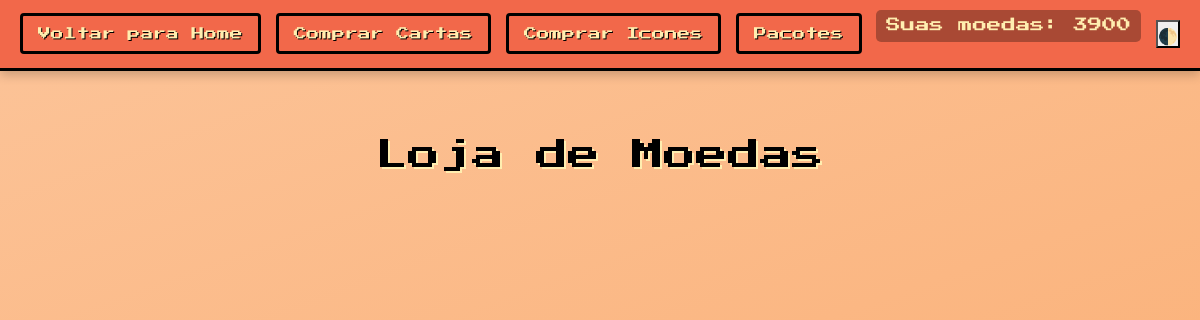
Before: /View/LojaMoedas.php (signed in) with the older database file.
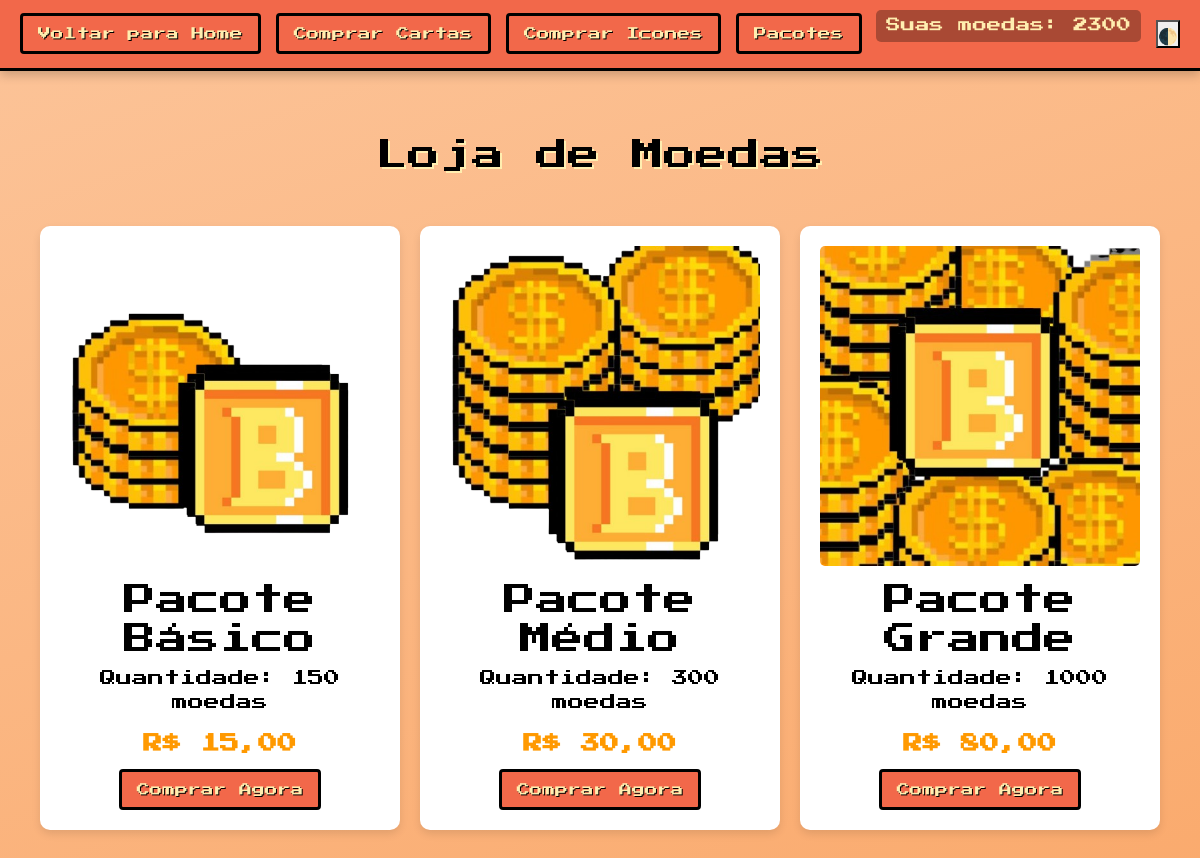
After: the same page with the newer database file.
### tables this page shows
CREATE TABLE `usuario` (
  `id` int(11) NOT NULL,
  `nome` varchar(100) NOT NULL,
  `email` varchar(200) NOT NULL,
  `senha` varchar(40) NOT NULL,
  `coin` int(11) NOT NULL DEFAULT 0,
  `id_icone_perfil` int(11) DEFAULT NULL
);

CREATE TABLE `pacotes_moedas` (
  `id_pacote` int(11) NOT NULL,
  `path` varchar(255) NOT NULL,
  `nome_pacote` varchar(100) NOT NULL,
  `quantidade_moedas` int(11) NOT NULL,
  `valor_dinheiro` decimal(10,2) NOT NULL
);

### Model/Usuario.php (called while the page is built, shortened)
<?php
class Usuario {
    private $coin;
    public function __construct($id, $nome, $email, $senha, $coin = 0) {
        $this->coin = $coin;
    }
    public function getCoin() {
        return $this->coin;
    }
}

### Model/BancoDeDados.php (called while the page is built, shortened)
<?php
class BancoDeDados
{
    private $connection;
    private function __construct($host, $user, $password, $database)
    {
        $this->host = $host;
        $this->user = $user;
        $this->password = $password;
        $this->database = $database;
        $this->connection = mysqli_connect($this->host, $this->user, $this->password, $this->database);
    }
    public function getConnection()
    {
        return $this->connection;
    }
    public function getUserById($id)
    {
        $conn = $this->getConnection();
        $sql = "SELECT id, nome, senha, email, coin FROM usuario WHERE id = " . $id;
        $result = $conn->query($sql);
        if ($result->num_rows > 0) {
            $user = $result->fetch_assoc();
        } else {
            $user = null;
        }
        return $user;
    }
public function getPacotesMoedas() {
    $conn = $this->getConnection();
    $sql = "SELECT id_pacote, path , nome_pacote, quantidade_moedas, valor_dinheiro FROM pacotes_moedas";
    $result = $conn->query($sql);
    return $result;
}
}

### Controller/ControllerUsuario.php (called while the page is built, shortened)
<?php
require_once(__DIR__ . "/../Model/BancoDeDados.php");
require_once(__DIR__ . "/../Model/Usuario.php");
class ControllerUsuario
{
    private $database;
    public function __construct()
    {
        $this->database = BancoDeDados::getInstance("127.0.0.1", "root", "", "banco");
    }
    public function readUser($id)
{
    $row = $this->database->getUserById($id);
    if ($row) {
        return new Usuario($row['id'], $row['nome'], $row['email'], $row['senha'], $row['coin']);
    }
    return null;
}
}

### View/LojaMoedas.php (the view, shortened to what this page needs)
<?php
require_once '../Model/BancoDeDados.php';
require_once '../Controller/ControllerUsuario.php';
$userController = new ControllerUsuario();
$userId = $_SESSION['id'];
$user = $userController->readUser($userId);
$banco = BancoDeDados::getInstance('localhost', 'root', '', 'banco');
$pacotes = $banco->getPacotesMoedas();
?>
<!DOCTYPE html>
<html lang="pt-br">
<head>
    <link rel="stylesheet" href="https://stackpath.bootstrapcdn.com/bootstrap/4.5.2/css/bootstrap.min.css">
    <link rel="stylesheet" href="../Assets/loja.css">
</head>
<body>
    <nav class="navbar">
        <div class="nav-left">
            <a href="Home.php" class="btn btn-primary"> Voltar para Home</a>
            <a href="Loja.php" class="btn btn-primary"> Comprar Cartas</a>
            <a href="LojaIcone.php" class="btn btn-primary"> Comprar Icones</a>
            <a href="LojaPacote.php" class="btn btn-primary"> Pacotes</a>
        </div>
        <div class="nav-right">
            <p class="user-coins">Suas moedas: <?php echo $user->getCoin(); ?></p>
            <button class="theme-toggle" onclick="toggleTheme()">🌓</button>
        </div>
    </nav>
    <div class="store-container">
        <div class="store-header">
            <h1 class="store-title">Loja de Moedas</h1>
        </div>
<div class="moedas-grid">
    <?php while ($pacote = $pacotes->fetch_assoc()): ?>
        <div class="moeda-item">
            <div class="moeda-image-container">
                <img src="<?php echo $pacote['path']; ?>"
                     alt="<?php echo $pacote['nome_pacote']; ?>"
                     class="moeda-image">
            </div>
            <div class="moeda-details">
                <h2><?php echo $pacote['nome_pacote']; ?></h2>
                <p>Quantidade: <?php echo $pacote['quantidade_moedas']; ?> moedas</p>
                <p class="price">R$ <?php echo number_format($pacote['valor_dinheiro'], 2, ',', '.'); ?></p>
                <form action="../View/ConfirmarPagamentoMoedas.php" method="GET">
                    <button type="submit" class="btn btn-primary">Comprar Agora</button>
                </form>
            </div>
        </div>
    <?php endwhile; ?>
</div>
    </div>
</body>
</html>

### Assets/loja.css (style rules this page uses)
:root { --color1: #FCC499; --color2: #FAAA6D; --color3: #419EAE; --color4: #FFEEB0; --color5: #F2684A; --color6: #000000; --dark: #000000; --retro-border: 3px solid var(--color6); }
* { box-sizing: border-box; margin: 0; padding: 0; }
body { font-family: 'Press Start 2P', cursive; background: linear-gradient(160deg, var(--color1) 0%, var(--color2) 100%); min-height: 100vh; color: var(--color6); padding-top: 80px; }
.navbar { width: 100%; background: var(--color5); padding: 10px 20px; display: flex; justify-content: space-between; align-items: center; position: fixed; top: 0; left: 0; z-index: 1000; border-bottom: var(--retro-border); box-shadow: 0 4px 10px rgba(0, 0, 0, 0.2); }
.nav-left, .nav-right { display: flex; align-items: center; gap: 15px; }
.btn-primary { background: var(--color5); border: var(--retro-border); color: var(--color4); padding: 8px 15px; font-size: 0.8rem; transition: all 0.2s ease; text-shadow: 1px 1px 0 var(--color6); }
.user-coins { font-size: 0.9rem; color: var(--color4); background: rgba(0, 0, 0, 0.3); padding: 5px 10px; border-radius: 5px; }
.store-container { max-width: 1200px; margin: 20px auto; padding: 20px; }
.store-header { text-align: center; margin-bottom: 2rem; }
.store-title { font-size: 2rem; color: var(--color6); text-shadow: 2px 2px 0 var(--color4); margin: 1rem 0; }
.price { font-size: 0.9rem; margin: 10px 0; color: var(--color5); }

### View/LojaMoedas.php (style rules this page uses)
.moedas-grid { display: grid; grid-template-columns: repeat(auto-fill, minmax(300px, 1fr)); gap: 20px; padding: 20px; }
.moeda-item { background-color: #fff; border-radius: 10px; box-shadow: 0 4px 8px rgba(0,0,0,0.1); padding: 20px; text-align: center; transition: transform 0.3s ease; }
.moeda-image { max-width: 100%; height: auto; margin-bottom: 15px; border-radius: 5px; }
.price { font-weight: bold; font-size: 1.2rem; color: #ff9900; margin: 10px 0; }

Changed rows visible on the page:
changed usuario: coin "3900" → "2300"
added pacotes_moedas: path (picture), nome_pacote "Pacote Básico", quantidade_moedas "150", valor_dinheiro "15,00"
added pacotes_moedas: path (picture), nome_pacote "Pacote Médio", quantidade_moedas "300", valor_dinheiro "30,00"
added pacotes_moedas: path (picture), nome_pacote "Pacote Grande", quantidade_moedas "1000", valor_dinheiro "80,00"
